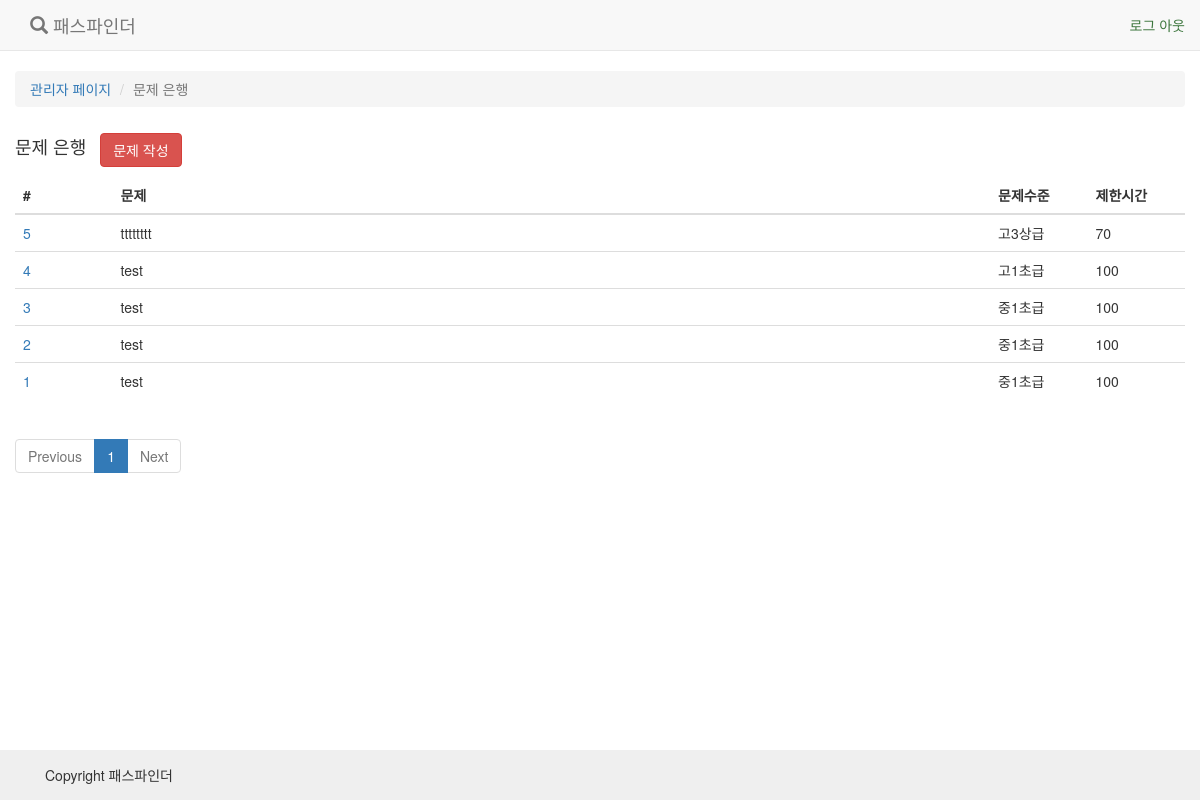
Page /manage/questions/ (signed in) on the committed database.
### quiz/models.py (models this page shows, shortened)
@python_2_unicode_compatible
class Question(models.Model):
    level = models.IntegerField(
        verbose_name=u"문제 수준",
        choices=LEVEL_CHOICES, default=0)
    title = models.CharField(
        verbose_name=u"문제",
        max_length=100)
    text = models.CharField(
        verbose_name=u"지문",
        max_length=30000)
    limit_time = models.PositiveSmallIntegerField(
        verbose_name=u"제한시간(초)",
        default=100
    )
    correct = models.CharField(
        verbose_name=u"정답 답안",
        max_length=512
    )
    create_date = models.DateTimeField(auto_now_add=True)
    update_date = models.DateTimeField(auto_now=True)
    class Meta:
        verbose_name_plural=u"문제 은행"
        verbose_name=u"문제 은행"

### quiz/views.py (the view)
class QuestionListView(StaffMemberRequiredMixin, View):
    def get(self, request):
        page = request.GET.get('p')
        questions = Question.objects.all().order_by('-pk')
        paginator = Paginator(questions, 20)
        try:
            questions = paginator.page(page)
        except PageNotAnInteger:
            questions = paginator.page(1)
        except EmptyPage:
            questions = paginator.page(paginator.num_pages)
        return render(request, 'quiz/question_list.html', {
            'questions': questions
        })

### quiz/views.py (called while the page is built)
    @method_decorator(staff_member_required)
    def dispatch(self, request, *args, **kwargs):
        return super(StaffMemberRequiredMixin, self).dispatch(request, *args, **kwargs)

### quiz/templates/quiz/question_list.html (shortened to what this page needs)
{% extends 'base.html' %}
{% load staticfiles %}
{% block content %}
    <div class="container">
        <div class="row" style="margin-top: 20px;">
            <ol class="breadcrumb">
                <li><a href="/">관리자 페이지 </a></li>
                <li class="active">문제 은행</li>
            </ol>
        </div>
        <div class="row">
            <ul class="list-inline">
                <li ><h4>문제 은행</h4></li>
                <li class=""><a class="btn btn-danger" href="{% url 'quiz:create_question' %}"> 문제 작성 </a></li>
            </ul>
            <table class="table table-hover">
                <thead>
                    <th class="col-md-1">#</th>
                    <th class="col-md-9">문제</th>
                    <th class="col-md-1">문제수준</th>
                    <th class="col-md-1">제한시간</th>
                </thead>
                {% for question in questions %}
                    <tr class="question" question_id="{{ question.pk }}">
                        <td class="col-md-1"><a href="{% url 'quiz:show_question' question.pk %}">{{ question.pk }}</a> </td>
                        <td class="col-md-9">{{ question.title }}</td>
                        <td class="col-md-1">{{ question.get_level_display }}</td>
                        <td class="col-md-1">{{ question.limit_time }}</td>
                    </tr>
                {% empty %}
                    <tr>
                        <td class="bg-info" colspan="3"> <p>등록 된 문제가 없습니다. </p></td>
                    </tr>
                {% endfor %}
            </table>
            <div>
                {% include 'quiz/paginator.html' with paginator=questions %}
            </div>
        </div>
    </div>
{% endblock %}

### static/css/main.css (style rules this page uses)
html,body { height:100%; width: 100%; }
body { display: table; }
.container { height: auto; }

### rows in the picture
Question: pk "5", title "tttttttt", level "고3상급", limit_time "70"
Question: pk "4", title "test", level "고1초급", limit_time "100"
Question: pk "3", title "test", level "중1초급", limit_time "100"
Question: pk "2", title "test", level "중1초급", limit_time "100"
Question: pk "1", title "test", level "중1초급", limit_time "100"

### other values in the picture
{{ i }} "1"
